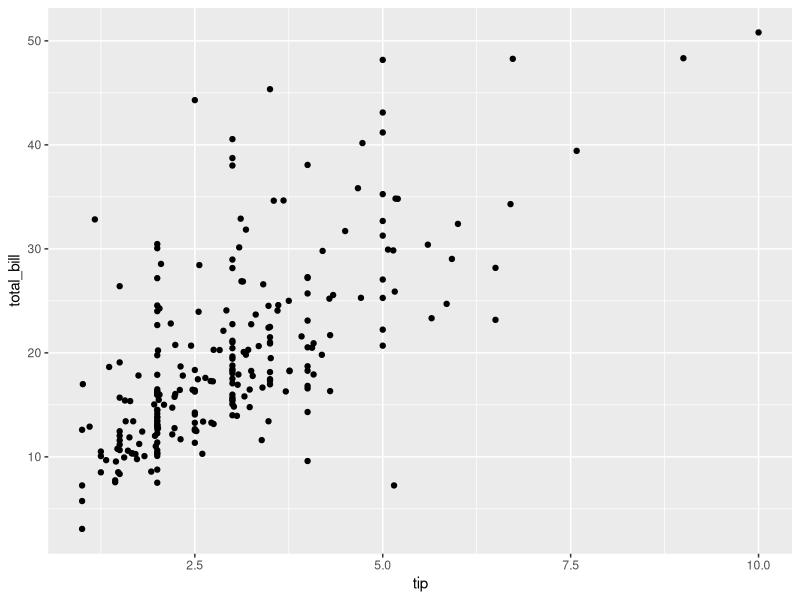
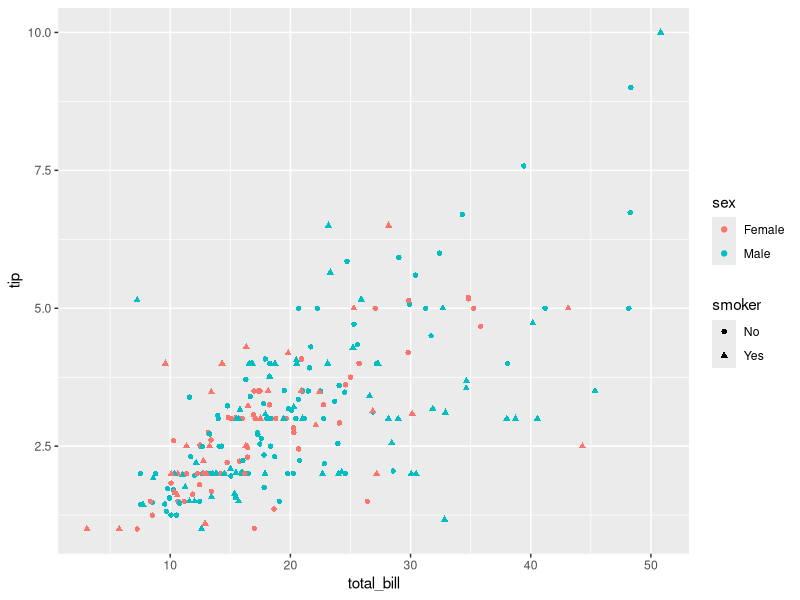
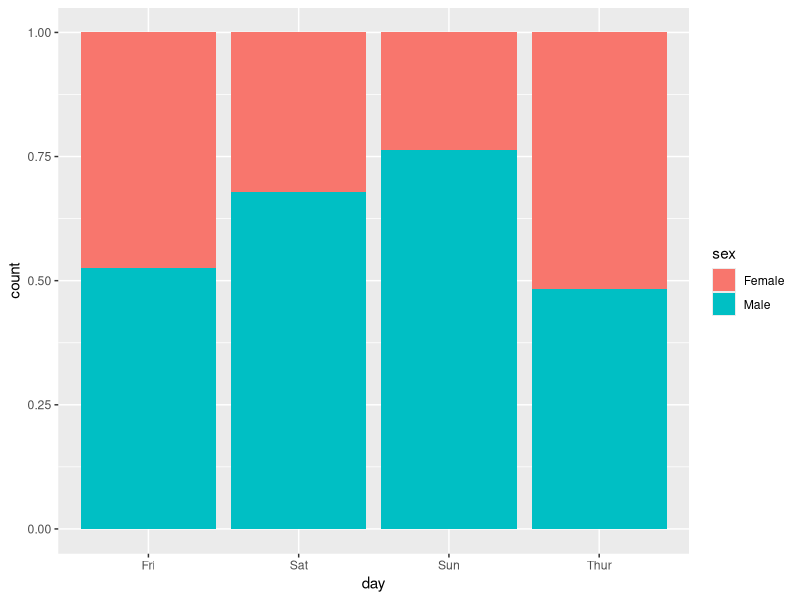
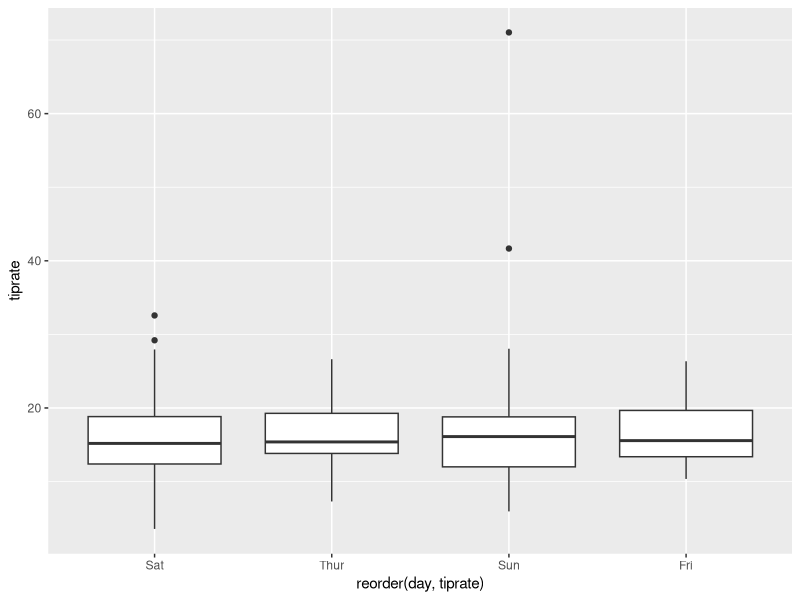

Reproduce these figures in R, in order.
## ---- chunk 1
knitr::opts_chunk$set(echo = TRUE)
library(tidyverse)
library(dplyr)
library(ggplot2)
## ---- chunk 2
data(tips, package="reshape2")
## ---- chunk 3
data(tips, package="reshape2")
head(tips)
## ---- chunk 4
count(tips)
## ---- chunk 5
size.factor = factor(tips$size)
## ---- chunk 6
ggplot(tips, aes(tip, total_bill)) + geom_point()
## ---- chunk 7
tips$tiprate <- tips$tip / tips$total_bill * 100
head(tips)
## ---- chunk 8
# Best tipper
best_tipper <- tips[which.max(tips$tiprate), ]
best_tipper

## ---- chunk 9
# Worst tipper
worst_tipper <- tips[which.min(tips$tiprate), ]
worst_tipper

## ---- chunk 10
# Average tip rate
mean_tiprate <- mean(tips$tiprate)
mean_tiprate
## ---- chunk 11
ggplot(tips, aes(x = total_bill, y = tip, color = sex, shape = smoker)) +
  geom_point()
## ---- chunk 12
ggplot(tips, aes(x=day, fill=sex)) + geom_bar(position="fill")
## ---- chunk 13
ggplot(tips, aes(x = reorder(day, tiprate), y = tiprate)) +
  geom_boxplot()
